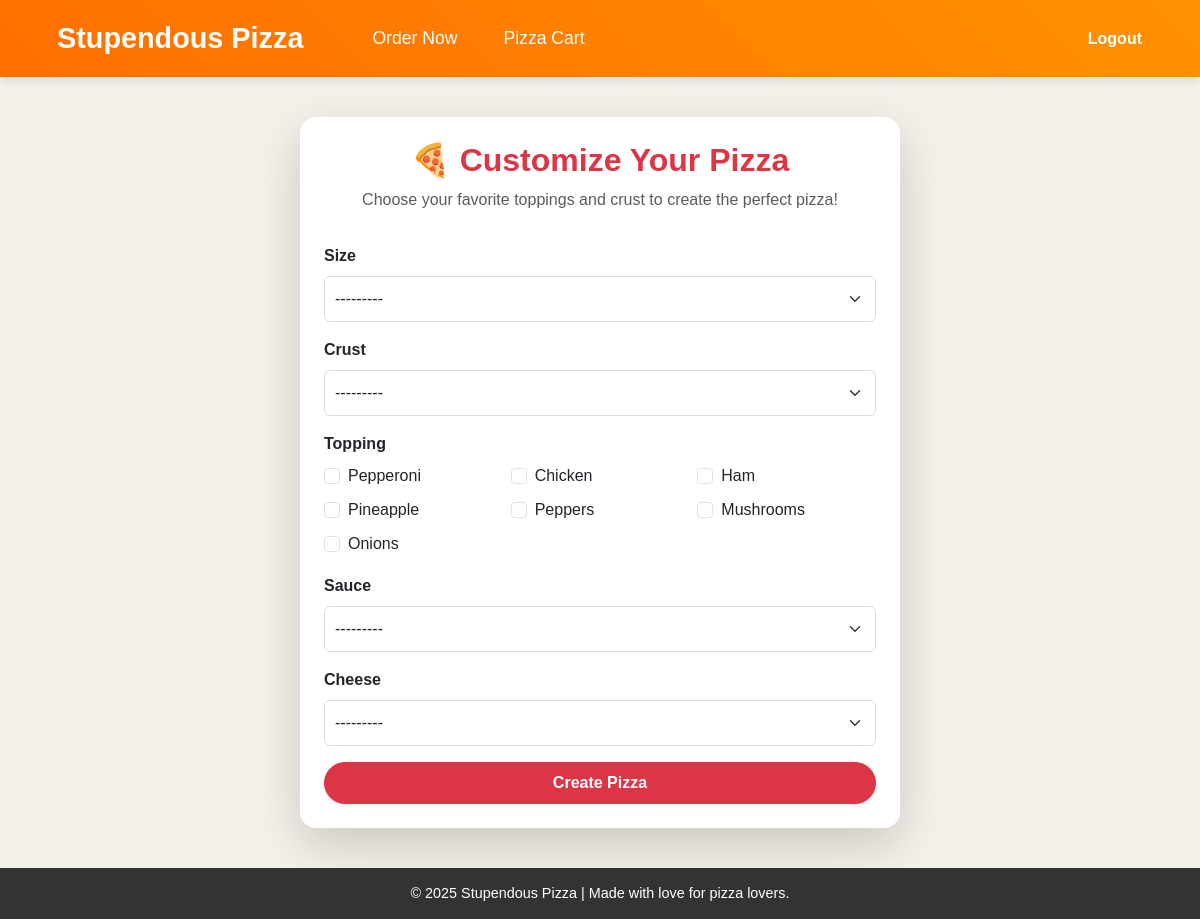
Before: /order/ (signed in) with the older database file.
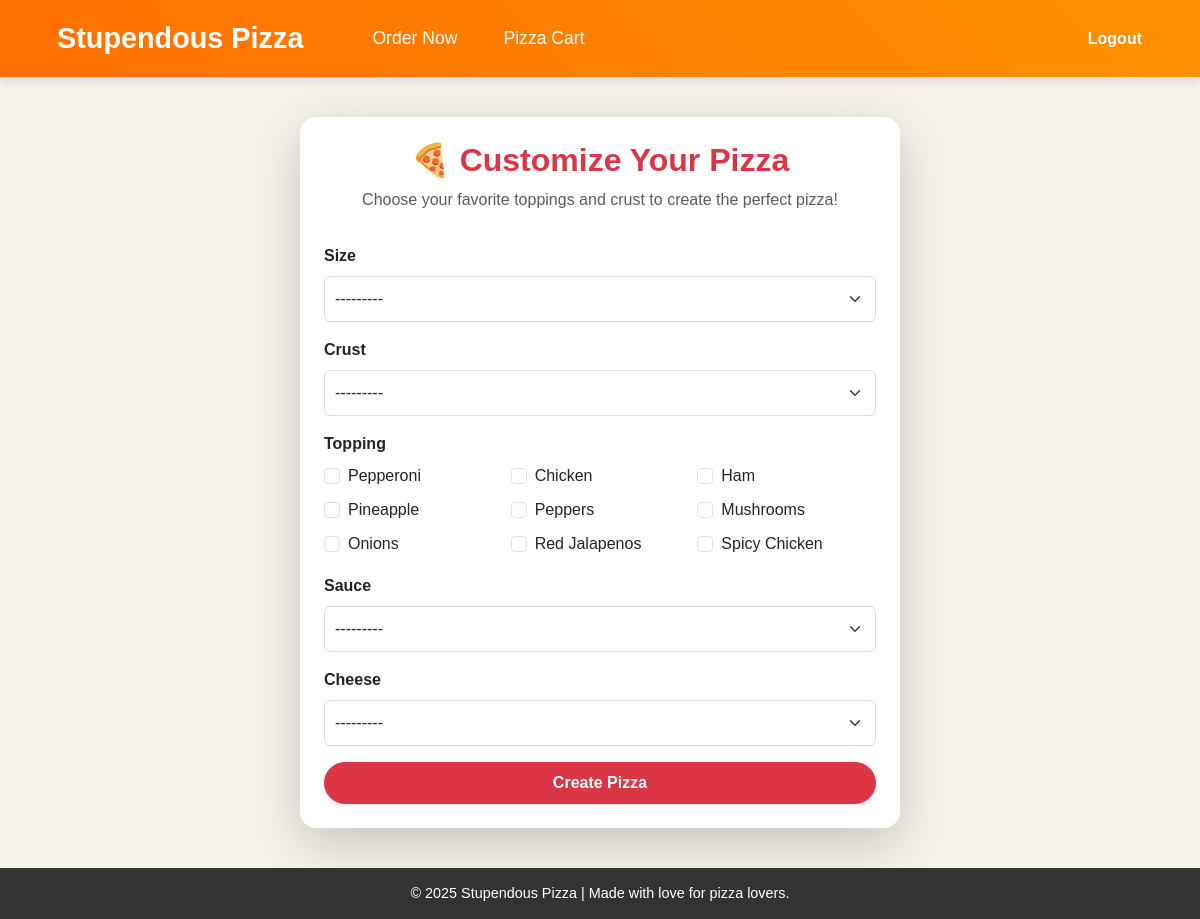
After: the same page with the newer database file.
### Pizza_App/models.py (models this page shows)
class Topping(models.Model):
    id = models.AutoField(primary_key=True)
    topping = models.CharField(max_length=50)
    price = models.FloatField()
    def __str__(self):
        return self.topping

### Pizza_App/views.py (the view)
# urls.py: path('order/', views.ordering, name='order'),
def ordering(request):
    if not request.user.is_authenticated:
        return redirect("login")
    if request.method == "POST":
        form = PizzaForms(request.POST)
        if form.is_valid():
            pizza = form.save()
            cart, creation = Cart.objects.get_or_create(user=request.user)
            cart.pizzas.add(pizza)
            return redirect('cart')
    else:
        form = PizzaForms()
    return render(request, 'ordering.html', {'form': form})

### Pizza_App/forms.py
class PizzaForms(forms.ModelForm):
    class Meta:
        model = Pizza
        fields = ['size', 'crust', 'topping', 'sauce', 'cheese']
    topping = forms.ModelMultipleChoiceField(queryset = Topping.objects.all(), widget = forms.CheckboxSelectMultiple, required = False)

### Pizza_App/models.py (called while the page is built)
    def __str__(self):
        return self.size

    def __str__(self):
        return self.crust

    def __str__(self):
        return self.sauce

    def __str__(self):
        return self.cheese

### Pizza_App/templates/ordering.html (shortened to what this page needs)
{% extends 'base.html' %}
{% block content %}
<div class="container d-flex justify-content-center align-items-center" style="min-height: 85vh;">
    <div class="card shadow-lg p-4 border-0 rounded-4" style="max-width: 600px; width: 100%;">
        <h2 class="text-center text-danger fw-bold">🍕 Customize Your Pizza</h2>
        <p class="text-center text-muted">Choose your favorite toppings and crust to create the perfect pizza!</p>
        <form method="POST" class="mt-3">
            {% for field in form %}
                <div class="mb-3">
                    <label class="form-label fw-bold">{{ field.label }}</label>
                    {% if field.field.widget.input_type == 'checkbox' %}
                        <div class="row row-cols-2 row-cols-md-3 g-2">
                            {% for choice in field.field.choices %}
                                <div class="col">
                                    <div class="form-check">
                                        <input type="checkbox" name="{{ field.html_name }}" id="id_{{ field.id_for_label }}_{{ choice.0 }}" value="{{ choice.0 }}"
                                               class="form-check-input">
                                        <label for="id_{{ field.id_for_label }}_{{ choice.0 }}" class="form-check-label">
                                            {{ choice.1 }}
                                        </label>
                                    </div>
                                </div>
                            {% endfor %}
                        </div>
                    {% else %}
                        <select name="{{ field.html_name }}" id="{{ field.id_for_label }}" class="form-select">
                            {% for choice in field.field.choices %}
                                <option value="{{ choice.0 }}" {% if choice.0 == field.value %}selected{% endif %}>
                                    {{ choice.1 }}
                                </option>
                            {% endfor %}
                        </select>
                    {% endif %}
                </div>
            {% endfor %}
            <div class="text-center">
                <button type="submit" class="btn btn-danger w-100 fw-bold py-2 shadow-sm rounded-pill">
                     Create Pizza
                </button>
            </div>
        </form>
    </div>
</div>
{% endblock %}

Changed rows visible on the page:
added Topping: topping "Red Jalapenos"
added Topping: topping "Spicy Chicken"
